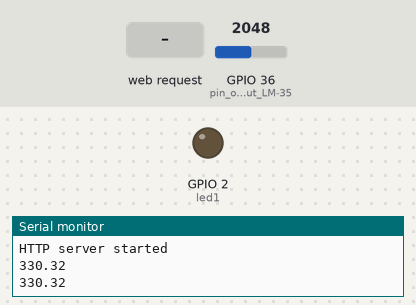
A sketch run on a simulated ESP32. Parts: output pins drawn as LEDs (lit = HIGH), the last lines printed to the serial monitor. The inputs (shaded band) are chosen by the test bench; at power-on: GPIO 36 (pin_output_LM-35) = 2048.

Above: at 1.3 s.
1.4 s: HTTP request GET /led1on received
At 2.4 s:
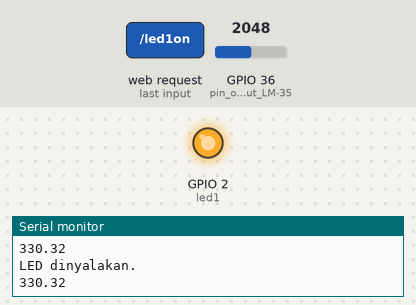
3.6 s: HTTP request GET /led1off received
At 5.1 s:
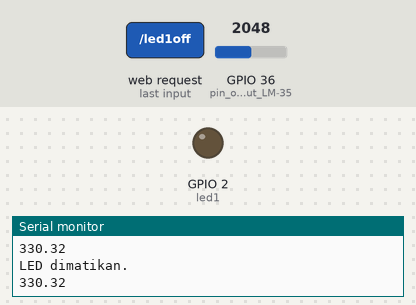
Timing chart, 0 to 6.6 s (numbered marks = the images above; inputs shaded):
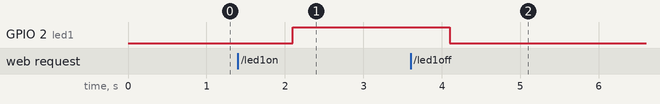

The sketch:

Soft_Acc_temp.ino
```cpp
#include <WiFi.h>
#include <WiFiClient.h>
#include <WebServer.h>
#include <ESPmDNS.h>

//membuat SSID Wireless
const char* ssid = "Moh.Azis";
const char* password = "12345678";

//ip address dan subnet yg akan dibuat
IPAddress local_ip(192,168,1,2);
IPAddress gateway(192,168,1,1);
IPAddress subnet(255,255,255,0);

WebServer server(80);

const int led1 = LED_BUILTIN;
bool led1status = LOW;
float temp;

void handle_OnConnect() {
  server.send(200, "text/html",SendHTML(led1status));
}

void handle_led1on() {
  led1status = HIGH;
  server.send(200, "text/html",SendHTML(led1status));
  Serial.println("LED dinyalakan.");
}

void handle_led1off() {
  led1status = LOW;
  server.send(200, "text/html",SendHTML(led1status));
  Serial.println("LED dimatikan.");
}

void handleNotFound() {
  String message = "File Not Found\n\n";
  message += "URI: ";
  message += server.uri();
  message += "\nMethod: ";
  message += (server.method() == HTTP_GET) ? "GET" : "POST";
  message += "\nArguments: ";
  message += server.args();
  message += "\n";
  for (uint8_t i = 0; i < server.args(); i++) {
    message += " " + server.argName(i) + ":" + server.arg(i) + "\n";
  }
  server.send(404, "text/plain", message);
}

void setup(void) {
  pinMode(led1, OUTPUT);
  Serial.begin(115200);
  WiFi.softAP(ssid, password);
  WiFi.softAPConfig(local_ip, gateway, subnet);

  Serial.println("");
  /*
  // Wait for connection
  while (WiFi.status() != WL_CONNECTED) {
    delay(500);
    Serial.print(".");
  }
  Serial.println("");
  Serial.print("Connected to ");
  Serial.println(ssid);
  Serial.print("IP address: ");
  Serial.println(WiFi.localIP());
  delay(1000);

  if (MDNS.begin("esp32")) {
    Serial.println("MDNS responder started");
  }*/

  delay(100);

  server.on("/", handle_OnConnect);
  server.on("/led1on", handle_led1on);
  server.on("/led1off", handle_led1off);
  server.onNotFound(handleNotFound);
  server.begin();
  Serial.println("HTTP server started");

  Serial.begin(115200);
  pinMode(36, INPUT); // pin output LM-35
}


void loop(void) {
  server.handleClient();
  if (led1status) {
    digitalWrite(led1, 1);
    } // LED1 seharusnya menyala
  else {
    digitalWrite(led1, 0);
    } // LED0 seharusnya menyala

  temp = analogRead(36) * 3.3 / 2046 / 0.01;
  Serial.println(temp);
  delay(1000);
  }

  String SendHTML(uint8_t led1stat){
    String teks = "<!DOCTYPE html> <html>\n";
    teks += "<h2>Temperature :";
    teks += temp;
    teks += "</h2>";
    if (led1status) {
      teks += "<h2>Status LED:MENYALA</h2><br>";
      }
    else {
      teks += "<h2>Status LED: MATI</h2><br>";
    }

    teks += "<a href=\"/led1on\"\"><button>Nyalakan LED </button></a>";
    teks += "<a href=\"/led1off\"\"><button>Matikan LED </button></a>";
    teks += "</html>";
  return teks;
}
```

Measured:
- after the input at 1.4 s, GPIO 2 (led1): LOW → HIGH after 0.70 s
- after the input at 3.6 s, GPIO 2 (led1): HIGH → LOW after 0.50 s
